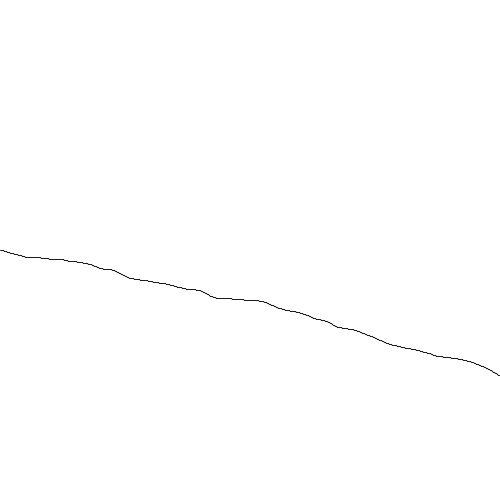
Frame 1 (no input)
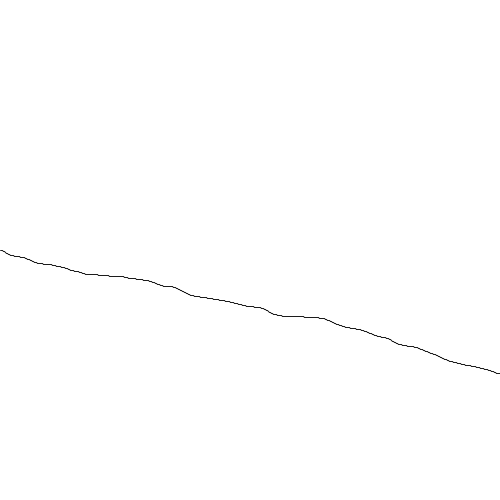
Frame 60 (the mouse pressed at the canvas centre just before this capture)
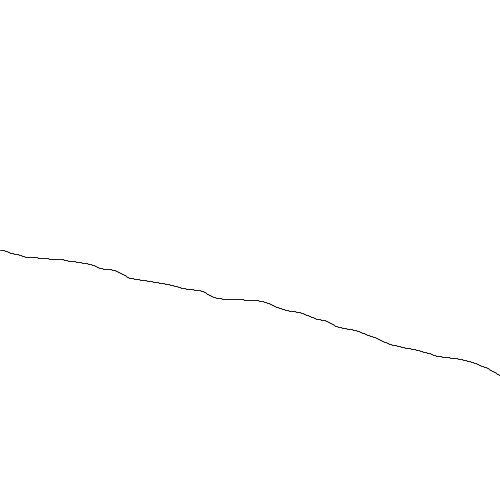
Frame 120 (the mouse held since frame 60 and released just before this capture)

The Processing sketch that drew these frames (run headless with seeded random() and noise(); from frame 60 on, the mouse is pressed at the canvas centre):

// Processing sketch: processing_182021
// ── processing_182021.pde

float y;
float x;
float yVariance;
float newY;
float noiseSeed;

void setup(){
 size(500,500);
 smooth();
 y=height/2;
 x=0;
 strokeWeight(1);
 stroke(0,200);
 frameRate(10);
 
  
}

void draw(){
  background(255);
  noiseSeed=random(10);// try 2
  for (int i=0;x<width;x++){
    yVariance=noise(noiseSeed)-.150;
    newY=y+yVariance;
    line(x,y,x+1,newY);
    y=newY;
    noiseSeed+=0.08;
  }
  x=0;
  y=height/2;
  
  
  
}
